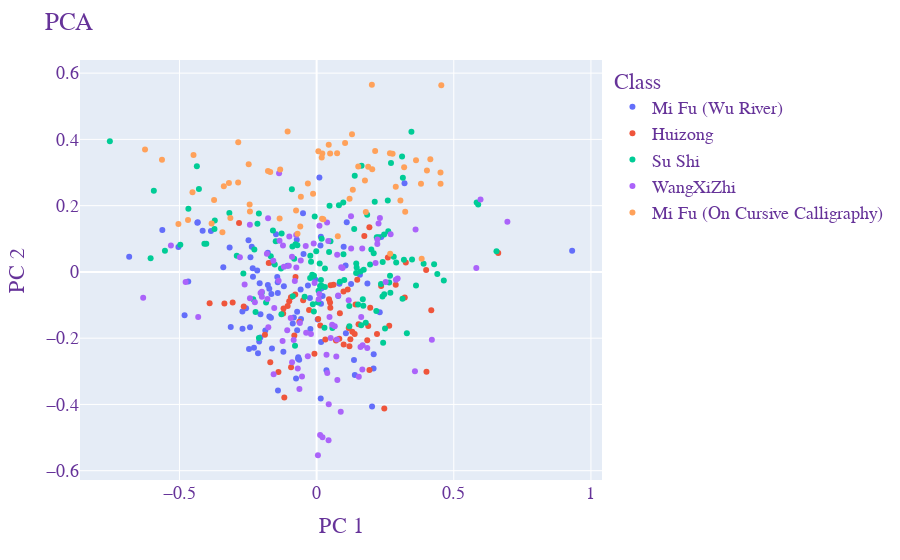

The cell this chart's notebook holds for it:
### Markdown cell above
# Using 46 features

### Code cell
paths = ['Extracted Characters/Mi Fu - Poem Written in a Boat on the Wu River/',
         'Extracted Characters/Emperor Huizong - Finches and bamboo/',
         'Extracted Characters/Su Shi - Inscription of Hanshi/',
         'Extracted Characters/WangXiZhi - On the Seventeenth Day/',
         'Extracted Characters/Mi Fu - On Cursive Calligraphy/']
label_list = ['Mi Fu (Wu River)',
             'Huizong',
             'Su Shi',
             'WangXiZhi',
             'Mi Fu (On Cursive Calligraphy)']
invert_list = [True,
              True,
              True,
              False,
              True]

# Construct labeled dataset of contour angle histograms
X_list = []
labels = []
for i, path in enumerate(paths):
    label = label_list[i]
    invert = invert_list[i]
    if invert:
        X = feature_analysis_in_path(path, invert=True)
    else:
        X = feature_analysis_in_path(path, invert=False)
    X_list.append(X)
    labels += [label] * X.shape[1]
    
X_total =  np.vstack([X.T for X in X_list])

# Perform PCA
pca = PCA(n_components=2)
components = pca.fit_transform(X_total)
print(f'# of datapoints: {len(components)}')
print(f'len(labels) = {len(labels)}')
assert(len(labels) == len(components))
total_var = pca.explained_variance_ratio_.sum() * 100
print('Total explained variance = {:0.2f}%'.format(total_var))

# Plot results with Plotly
fig = px.scatter(components, x=0, y=1, color=labels)
fig.update_layout(
    title="PCA",
    xaxis_title="PC 1",
    yaxis_title="PC 2",
    legend_title="Class",
    font=dict(
        family="Courier New, monospace",
        size=18,
        color="RebeccaPurple"
    )
)
fig.show()
fig.write_image('Test/PCA_Plotly_46features.png')
